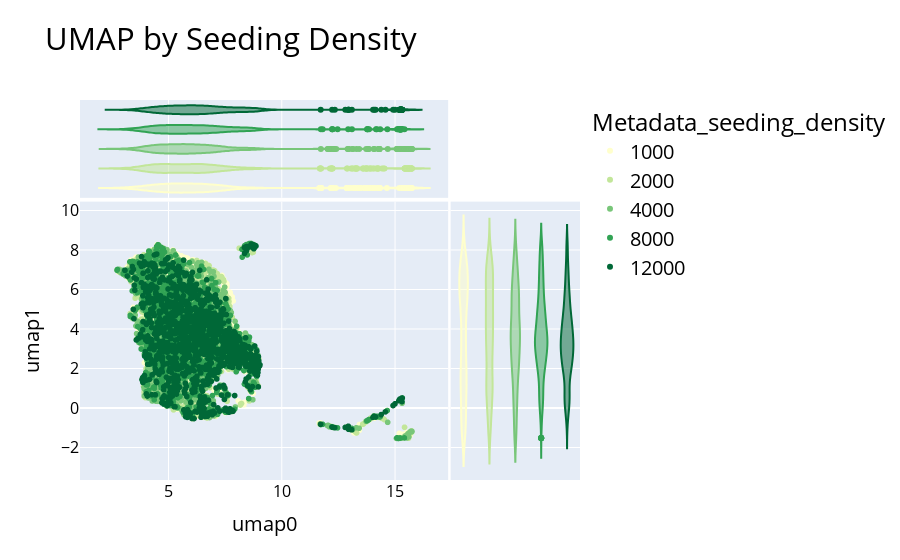

Notebook cell for this chart:
### Code cell
yellow_green_colors = ["#ffffcc", "#c2e699", "#78c679", "#31a354", "#006837"]

fig = px.scatter(
    umapdf,
    x="umap0",
    y="umap1",
    color="Metadata_seeding_density",
    title="UMAP by Seeding Density",
    color_discrete_sequence=yellow_green_colors,
    marginal_x="violin",
    marginal_y="violin",
)

fig.update_layout(
    font=dict(size=22, color="black"),
    legend=dict(font=dict(size=20)),
    xaxis=dict(
        title_font=dict(size=20),
        tickfont=dict(size=16),
    ),
    yaxis=dict(
        title_font=dict(size=20),
        tickfont=dict(size=16),
    ),
)

fig.show()
fig.write_image(
    static_figure_path / "round1_seeding_density_umap.png", width=2000, height=1200
)
fig.write_html(
    int_figure_path / "round1_seeding_density_umap.html",
    full_html=True,
    include_plotlyjs="embed",
)

### Figure 1 — Plotly figure (JSON) as saved in the notebook; plotly's stock layout.template omitted (floating-point values rounded to 4 significant figures; data arrays with more than 128 entries replaced by an {"elided": "..."} marker saying what was removed)
{"data": [{"hovertemplate": "Metadata_seeding_density=1000<br>umap0=%{x}<br>umap1=%{y}<extra></extra>", "legendgroup": "1000", "marker": {"color": "#ffffcc", "symbol": "circle"}, "mode": "markers", "name": "1000", "showlegend": true, "type": "scattergl", "x": {"elided": "1350 float values"}, "xaxis": "x", "y": {"elided": "1350 float values"}, "yaxis": "y"}, {"alignmentgroup": "True", "hovertemplate": "Metadata_seeding_density=1000<br>umap0=%{x}<extra></extra>", "legendgroup": "1000", "marker": {"color": "#ffffcc", "symbol": "circle"}, "name": "1000", "offsetgroup": "1000", "scalegroup": "x", "showlegend": false, "type": "violin", "x": {"elided": "1350 float values"}, "xaxis": "x3", "yaxis": "y3"}, {"alignmentgroup": "True", "hovertemplate": "Metadata_seeding_density=1000<br>umap1=%{y}<extra></extra>", "legendgroup": "1000", "marker": {"color": "#ffffcc", "symbol": "circle"}, "name": "1000", "offsetgroup": "1000", "scalegroup": "y", "showlegend": false, "type": "violin", "xaxis": "x2", "y": {"elided": "1350 float values"}, "yaxis": "y2"}, {"hovertemplate": "Metadata_seeding_density=2000<br>umap0=%{x}<br>umap1=%{y}<extra></extra>", "legendgroup": "2000", "marker": {"color": "#c2e699", "symbol": "circle"}, "mode": "markers", "name": "2000", "showlegend": true, "type": "scattergl", "x": {"elided": "1350 float values"}, "xaxis": "x", "y": {"elided": "1350 float values"}, "yaxis": "y"}, {"alignmentgroup": "True", "hovertemplate": "Metadata_seeding_density=2000<br>umap0=%{x}<extra></extra>", "legendgroup": "2000", "marker": {"color": "#c2e699", "symbol": "circle"}, "name": "2000", "offsetgroup": "2000", "scalegroup": "x", "showlegend": false, "type": "violin", "x": {"elided": "1350 float values"}, "xaxis": "x3", "yaxis": "y3"}, {"alignmentgroup": "True", "hovertemplate": "Metadata_seeding_density=2000<br>umap1=%{y}<extra></extra>", "legendgroup": "2000", "marker": {"color": "#c2e699", "symbol": "circle"}, "name": "2000", "offsetgroup": "2000", "scalegroup": "y", "showlegend": false, "type": "violin", "xaxis": "x2", "y": {"elided": "1350 float values"}, "yaxis": "y2"}, {"hovertemplate": "Metadata_seeding_density=4000<br>umap0=%{x}<br>umap1=%{y}<extra></extra>", "legendgroup": "4000", "marker": {"color": "#78c679", "symbol": "circle"}, "mode": "markers", "name": "4000", "showlegend": true, "type": "scattergl", "x": {"elided": "1350 float values"}, "xaxis": "x", "y": {"elided": "1350 float values"}, "yaxis": "y"}, {"alignmentgroup": "True", "hovertemplate": "Metadata_seeding_density=4000<br>umap0=%{x}<extra></extra>", "legendgroup": "4000", "marker": {"color": "#78c679", "symbol": "circle"}, "name": "4000", "offsetgroup": "4000", "scalegroup": "x", "showlegend": false, "type": "violin", "x": {"elided": "1350 float values"}, "xaxis": "x3", "yaxis": "y3"}, {"alignmentgroup": "True", "hovertemplate": "Metadata_seeding_density=4000<br>umap1=%{y}<extra></extra>", "legendgroup": "4000", "marker": {"color": "#78c679", "symbol": "circle"}, "name": "4000", "offsetgroup": "4000", "scalegroup": "y", "showlegend": false, "type": "violin", "xaxis": "x2", "y": {"elided": "1350 float values"}, "yaxis": "y2"}, {"hovertemplate": "Metadata_seeding_density=8000<br>umap0=%{x}<br>umap1=%{y}<extra></extra>", "legendgroup": "8000", "marker": {"color": "#31a354", "symbol": "circle"}, "mode": "markers", "name": "8000", "showlegend": true, "type": "scattergl", "x": {"elided": "1275 float values"}, "xaxis": "x", "y": {"elided": "1275 float values"}, "yaxis": "y"}, {"alignmentgroup": "True", "hovertemplate": "Metadata_seeding_density=8000<br>umap0=%{x}<extra></extra>", "legendgroup": "8000", "marker": {"color": "#31a354", "symbol": "circle"}, "name": "8000", "offsetgroup": "8000", "scalegroup": "x", "showlegend": false, "type": "violin", "x": {"elided": "1275 float values"}, "xaxis": "x3", "yaxis": "y3"}, {"alignmentgroup": "True", "hovertemplate": "Metadata_seeding_density=8000<br>umap1=%{y}<extra></extra>", "legendgroup": "8000", "marker": {"color": "#31a354", "symbol": "circle"}, "name": "8000", "offsetgroup": "8000", "scalegroup": "y", "showlegend": false, "type": "violin", "xaxis": "x2", "y": {"elided": "1275 float values"}, "yaxis": "y2"}, {"hovertemplate": "Metadata_seeding_density=12000<br>umap0=%{x}<br>umap1=%{y}<extra></extra>", "legendgroup": "12000", "marker": {"color": "#006837", "symbol": "circle"}, "mode": "markers", "name": "12000", "showlegend": true, "type": "scattergl", "x": {"elided": "1275 float values"}, "xaxis": "x", "y": {"elided": "1275 float values"}, "yaxis": "y"}, {"alignmentgroup": "True", "hovertemplate": "Metadata_seeding_density=12000<br>umap0=%{x}<extra></extra>", "legendgroup": "12000", "marker": {"color": "#006837", "symbol": "circle"}, "name": "12000", "offsetgroup": "12000", "scalegroup": "x", "showlegend": false, "type": "violin", "x": {"elided": "1275 float values"}, "xaxis": "x3", "yaxis": "y3"}, {"alignmentgroup": "True", "hovertemplate": "Metadata_seeding_density=12000<br>umap1=%{y}<extra></extra>", "legendgroup": "12000", "marker": {"color": "#006837", "symbol": "circle"}, "name": "12000", "offsetgroup": "12000", "scalegroup": "y", "showlegend": false, "type": "violin", "xaxis": "x2", "y": {"elided": "1275 float values"}, "yaxis": "y2"}], "layout": {"font": {"color": "black", "size": 22}, "legend": {"font": {"size": 20}, "title": {"text": "Metadata_seeding_density"}, "tracegroupgap": 0}, "title": {"text": "UMAP by Seeding Density"}, "xaxis": {"anchor": "y", "domain": [0.0, 0.7363], "tickfont": {"size": 16}, "title": {"font": {"size": 20}, "text": "umap0"}}, "xaxis2": {"anchor": "y2", "domain": [0.7413, 1.0], "matches": "x2", "showgrid": false, "showline": false, "showticklabels": false, "ticks": ""}, "xaxis3": {"anchor": "y3", "domain": [0.0, 0.7363], "matches": "x", "showgrid": true, "showticklabels": false}, "xaxis4": {"anchor": "y4", "domain": [0.7413, 1.0], "matches": "x2", "showgrid": false, "showline": false, "showticklabels": false, "ticks": ""}, "yaxis": {"anchor": "x", "domain": [0.0, 0.7326], "tickfont": {"size": 16}, "title": {"font": {"size": 20}, "text": "umap1"}}, "yaxis2": {"anchor": "x2", "domain": [0.0, 0.7326], "matches": "y", "showgrid": true, "showticklabels": false}, "yaxis3": {"anchor": "x3", "domain": [0.7426, 1.0], "matches": "y3", "showgrid": false, "showline": false, "showticklabels": false, "ticks": ""}, "yaxis4": {"anchor": "x4", "domain": [0.7426, 1.0], "matches": "y3", "showgrid": true, "showline": false, "showticklabels": false, "ticks": ""}}}
